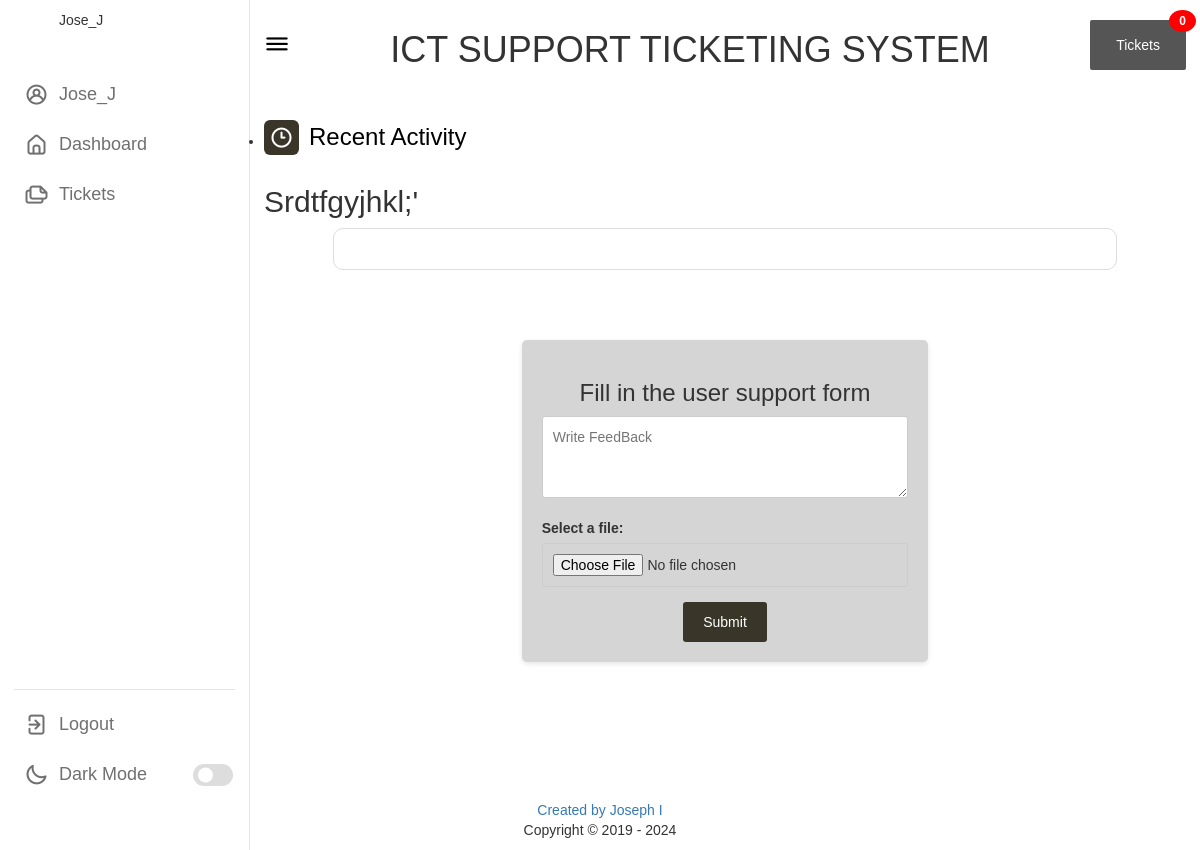
Before: /feedbacks/5/ (signed in) with the older database file.
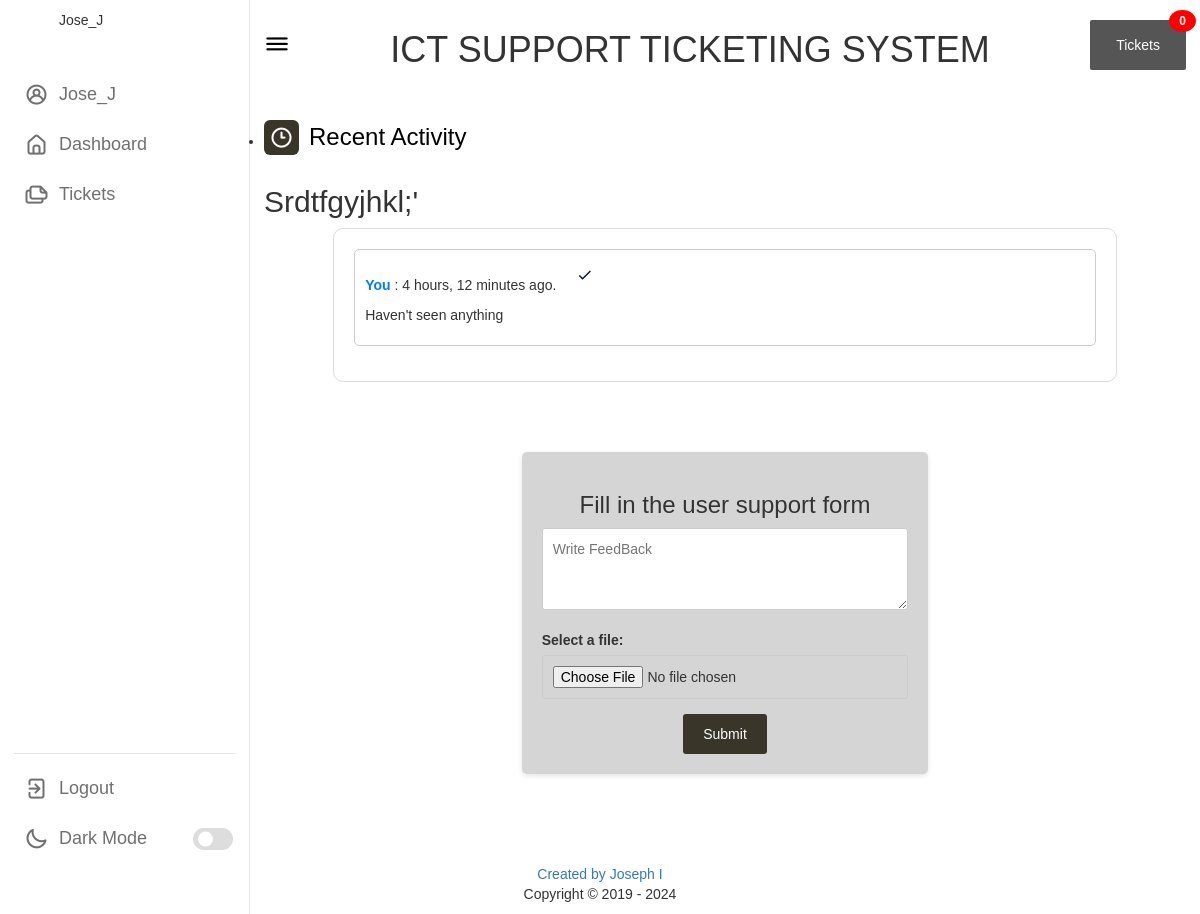
After: the same page with the newer database file.
### services/models.py (models this page shows, shortened)
class Feedback(models.Model):
    sender = models.ForeignKey(MyUser, related_name='feedback', on_delete=models.CASCADE)
    reciever = models.ForeignKey(MyUser, related_name='reciever', on_delete=models.CASCADE)
    complaint = models.ForeignKey(Complaint, related_name='Complaint', on_delete=models.CASCADE)
    read = models.BooleanField(default=False)
    message = models.TextField()
    file = models.FileField(upload_to='Feedbacks', blank=True, null=True)
    date_posted = models.DateTimeField(auto_now_add=True)

### services/views.py (the view, shortened to what this page needs)
# urls.py: path('feedbacks/<str:pk>/', viewFeebacks, name='feedbacks'),
@login_required
def viewFeebacks(request, pk):
    complaint = get_object_or_404(Complaint, pk=pk)
    feedbacks = Feedback.objects.filter(complaint=complaint)
    for feedback in feedbacks:
        if feedback.sender != request.user:
            feedback.read = True
            feedback.save()
    context = {
        'complaint': complaint,
        'feedbacks': feedbacks,
        **common(request.user),
    }
    return render(request, 'app/feedbacks.html', context)

### services/views.py (called while the page is built)
def common(user : MyUser):
    typ = 'chair'
    if user.role == 'Student':
        typ = 'student'
    return {
        'feedback_l': Feedback.objects.filter(reciever = user, read = False),
        'typ' : typ,
    }

### services/templates/app/feedbacks.html (shortened to what this page needs)
{% extends "base.html" %}  {% block body %}
{% load my_filters %}
    <ul class="tab-content">
        <li id="D0">
            <div class="dash-content">
                <div class="overview">
                    <div class="title">
                        <i class="uil uil-clock-three"></i>
                        <span class="text">Recent Activity</span>
                    </div>
                    <h2>{{ complaint.message|capfirst  }}</h2>
                </div>
            </div>
            <div class="message-container" id="messageContainer">
                {% for message in feedbacks %}
                <div class="message">
                    <p> <span class="sender-name">{% if user == message.sender %} You
                        {% else %} {{ message.sender.username|capfirst }}
                        {% endif %} </span>: {{message.date_posted|timesince}} ago.
                        {% if not message.read %}
                        <span class="read-icon">
                            <svg xmlns="http://www.w3.org/2000/svg" viewBox="0 0 512 512" id="tick"><path d="M223.9 329.7c-2.4 2.4-5.8 4.4-8.8 4.4s-6.4-2.1-8.9-4.5l-56-56 17.8-17.8 47.2 47.2L340 177.3l17.5 18.1-133.6 134.3z" fill="#011230" class="color000000 svgShape"></path></svg>
                        </span>
                        {% else %}
                        <span class="read-icon">
                            <svg xmlns="http://www.w3.org/2000/svg" viewBox="0 0 512 512" id="tick"><path d="M223.9 329.7c-2.4 2.4-5.8 4.4-8.8 4.4s-6.4-2.1-8.9-4.5l-56-56 17.8-17.8 47.2 47.2L340 177.3l17.5 18.1-133.6 134.3z" fill="#34a853" class="color000000 svgShape"></path></svg>
                        </span>
                        {% endif %}
                    </p>
                    <p class="message-text">{{ message.message }}</p>
                </div>
                {% endfor %}
            </div>
            <div class="activity">
                <div class="activity-data">
                    <div class="complaint" id="ticket">
                        <form class="complaintS" method="post" action="" enctype="multipart/form-data"
                            name="complaintS">
                            <center>
                                <h3>Fill in the user support form</h3>
                            </center>
                            <textarea name="message" id="descr" cols="30" rows="3"
                                placeholder="Write FeedBack"></textarea>
                            <label for="myfile">Select a file:</label>
                            <input type="file" id="myfile" name="file" />
                            <center>
                                <button type="submit" name="create-comp">Submit</button>
                            </center>
                        </form>
                    </div>
                </div>
            </div>
        </li>
    </ul>
{% endblock body %}

Changed rows visible on the page:
added Feedback: shows "You", date_posted "4 hours, 12 minutes", read False (drawn), message "Haven't seen anything"
